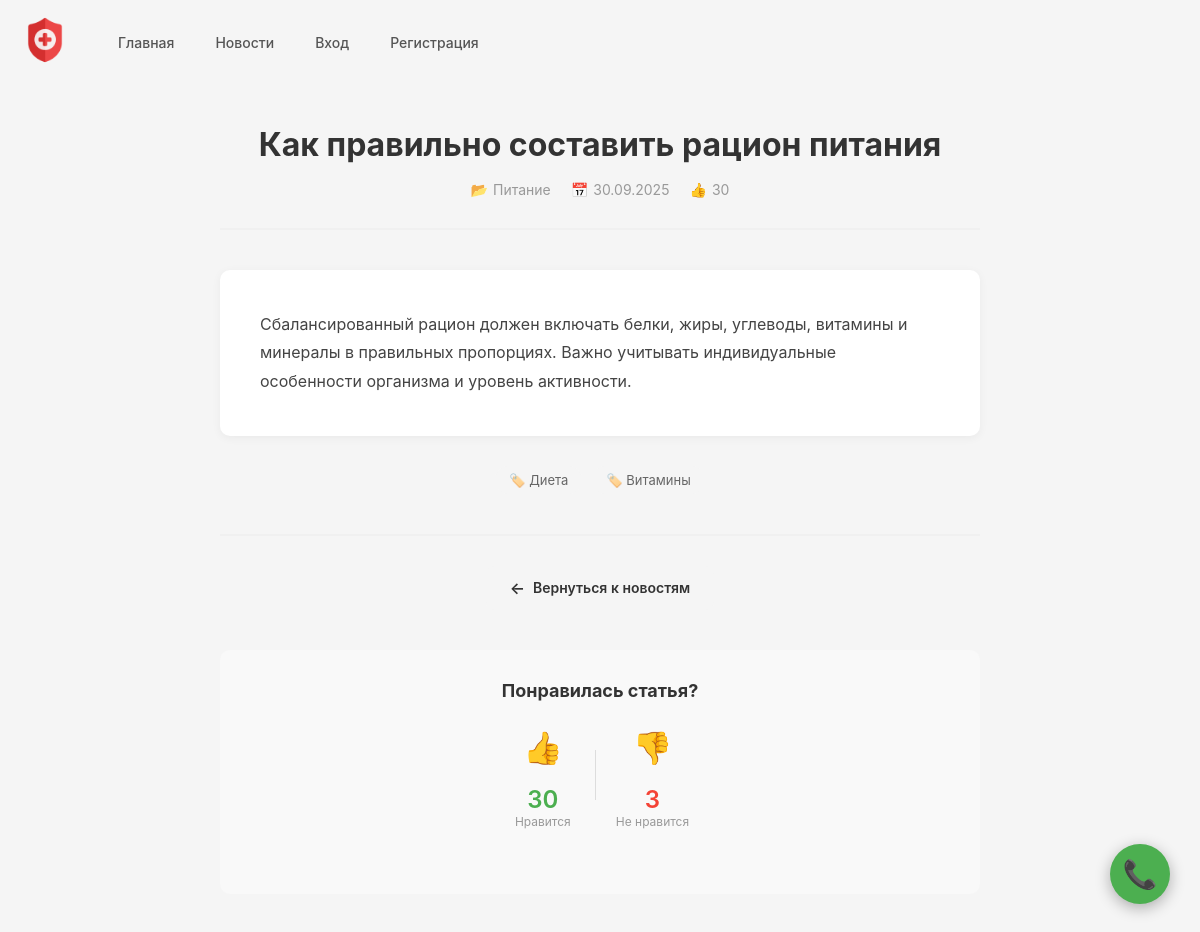
The page /news_elem/proper-diet-plan/ on the database its author committed.
### main/models.py (models this page shows, shortened)
class News(models.Model):
    class Status(models.TextChoices):
        DRAFT = 'draft', 'Черновик'
        PUBLISHED = 'published', 'Опубликовано'
    updated_at = models.DateTimeField(auto_now=True)
    image = models.FileField(verbose_name="Фотография", upload_to='uploads/news/', null=True, blank=True)
    name = models.CharField(verbose_name="Название", max_length=127)
    slug = models.CharField(verbose_name="Слаг", max_length=127)
    description = models.TextField(verbose_name="Название")
    category = models.ForeignKey(Category, verbose_name="Категория", on_delete=models.CASCADE, null=True, blank=True)
    status = models.CharField(
        max_length=127,
        choices=Status.choices,
        default=Status.DRAFT,
        verbose_name="Статус"
    )
    tags = models.ManyToManyField(Tags, verbose_name="Тэги", related_name='news', blank=True)
    objects = models.Manager()
    published = PublishedManager()
    class Meta:
        verbose_name = "Новость"
        verbose_name_plural = "Новости"

class Category(models.Model):
    name = models.CharField(verbose_name="Название", max_length=127)
    slug = models.CharField(verbose_name="Слаг", max_length=127)
    class Meta:
        verbose_name = "Категория"
        verbose_name_plural = "Категории"

class Poll(models.Model):
    news = models.OneToOneField(
        News,
        on_delete=models.CASCADE,
        related_name='poll'
    )
    likes = models.IntegerField(verbose_name="Лайки")
    dislikes = models.IntegerField(verbose_name="Дизлайки")
    class Meta:
        verbose_name = "Опрос"
        verbose_name_plural = "Опросы"

class Tags(models.Model):
    name = models.CharField(verbose_name="Название", max_length=127)
    slug = models.CharField(verbose_name="Слаг", max_length=127)
    class Meta:
        verbose_name = "Тэг"
        verbose_name_plural = "Тэги"

### main/views.py (the view)
# urls.py: path('news_elem/<slug:news_slug>/', NewsDetailView.as_view(), name='news_detail'),
class NewsDetailView(DataMixin, DetailView):
    model = News
    template_name = "news-detail.html"
    context_object_name = 'elem'
    slug_field = 'slug'
    slug_url_kwarg = 'news_slug'
    def get_queryset(self):
        return News.published.all().select_related('poll', 'category').prefetch_related('tags')
    def get_context_data(self, **kwargs):
        context = super().get_context_data(**kwargs)
        news_slug = context['elem'].slug
        session_key = f'poll_vote_{news_slug}'
        current_vote = self.request.session.get(session_key, None)
        context['current_vote'] = current_vote
        return self.get_mixin_context(context, title=context['elem'])

### main/models.py (called while the page is built)
    def get_queryset(self):
        return super().get_queryset().filter(status=News.Status.PUBLISHED)

### shared/utils.py (called while the page is built)
    def get_mixin_context(self, context, **kwargs):
        if 'menu' not in context and 'menu' not in self.extra_context:
            menu = [
                {'title': 'Главная', 'url_name': 'homepage'},
                {'title': 'Новости', 'url_name': 'news'},
            ]
            context['menu'] = menu
        if self.title_page:
            context['title'] = self.title_page
        context.update(self.extra_context)
        context.update(kwargs)
        return context

### main/templates/news-detail.html (shortened to what this page needs)
{% extends "base.html" %}
{% load static %}
{% block styles %}
<link rel="stylesheet" href="{% static 'css/news.css' %}" />
{% endblock styles %}
{% block content %}
<div class="news-detail-container">
    <header class="news-detail-header">
        <h1 class="news-detail-title">{{ elem.name }}</h1>
        <div class="news-detail-meta">
            {% if elem.category %}
            <span class="news-detail-meta-item">
                <span>📂</span>
                <span>{{ elem.category.name }}</span>
            </span>
            {% endif %}
            {% if elem.updated_at %}
            <span class="news-detail-meta-item">
                <span>📅</span>
                <span>{{ elem.updated_at|date:"d.m.Y" }}</span>
            </span>
            {% endif %}
            {% if elem.poll %}
            <span class="news-detail-meta-item">
                <span>👍</span>
                <span>{{ elem.poll.likes }}</span>
            </span>
            {% endif %}
        </div>
    </header>
    <article class="news-detail-content">
        {{ elem.description|safe }}
    </article>
    {% if elem.tags.all %}
    <div class="news-detail-tags" style="margin-top: 30px;">
        <div style="display: flex; flex-wrap: wrap; gap: 10px; justify-content: center;">
            {% for tag in elem.tags.all %}
            <span style="padding: 6px 14px; background: #f5f5f5; border-radius: 15px; font-size: 13px; color: #666;">
                🏷️ {{ tag.name }}
            </span>
            {% endfor %}
        </div>
    </div>
    {% endif %}
    <div class="news-detail-actions">
        <a href="{% url 'news' %}" class="news-back-button">Вернуться к новостям</a>
    </div>
    {% if elem.poll %}
    <div id="poll-container" style="margin-top: 40px; padding: 30px; background: #f9f9f9; border-radius: 10px; text-align: center;">
        <h3 style="margin: 0 0 20px 0; color: #333; font-size: 18px;">Понравилась статья?</h3>
        <div style="display: flex; gap: 20px; justify-content: center; align-items: center;">
            <div style="text-align: center;">
                <button
                    id="like-btn"
                    onclick="vote('like')"
                    class="vote-btn {% if current_vote == 'like' %}vote-btn-active{% endif %}"
                    style="font-size: 32px; margin-bottom: 10px; background: {% if current_vote == 'like' %}#c8e6c9{% else %}none{% endif %}; border: {% if current_vote == 'like' %}2px solid #4CAF50{% else %}none{% endif %}; cursor: pointer; padding: 8px 12px; border-radius: 8px; transition: all 0.2s; transform: {% if current_vote == 'like' %}scale(1.1){% else %}scale(1){% endif %};"
                    title="Нравится">
                    👍
                </button>
                <div id="likes-count" style="font-size: 24px; font-weight: 600; color: #4CAF50;">{{ elem.poll.likes }}</div>
                <div style="font-size: 12px; color: #999;">Нравится</div>
            </div>
            <div style="text-align: center;">
                <button
                    id="dislike-btn"
                    onclick="vote('dislike')"
                    class="vote-btn {% if current_vote == 'dislike' %}vote-btn-active{% endif %}"
                    style="font-size: 32px; margin-bottom: 10px; background: {% if current_vote == 'dislike' %}#ffcdd2{% else %}none{% endif %}; border: {% if current_vote == 'dislike' %}2px solid #f44336{% else %}none{% endif %}; cursor: pointer; padding: 8px 12px; border-radius: 8px; transition: all 0.2s; transform: {% if current_vote == 'dislike' %}scale(1.1){% else %}scale(1){% endif %};"
                    title="Не нравится">
                    👎
                </button>
                <div id="dislikes-count" style="font-size: 24px; font-weight: 600; color: #f44336;">{{ elem.poll.dislikes }}</div>
                <div style="font-size: 12px; color: #999;">Не нравится</div>
            </div>
        </div>
        <div id="poll-message" style="margin-top: 15px; font-size: 14px; color: #666; min-height: 20px;"></div>
    </div>
    {% endif %}
</div>
{% endblock content %}

### shared/static/shared.css (style rules this page uses)
* { margin: 0; padding: 0; box-sizing: border-box; }
body { font-family: -apple-system, BlinkMacSystemFont, 'Segoe UI', Roboto, 'Helvetica Neue', Arial, sans-serif; background: #f5f5f5; color: #333; }

### shared/static/css/news.css (style rules this page uses)
.news-detail-container { max-width: 800px; margin: 0 auto; padding: 40px 20px; }
.news-detail-header { text-align: center; margin-bottom: 40px; padding-bottom: 30px; border-bottom: 2px solid #f0f0f0; }
.news-detail-title { font-size: 32px; font-weight: 700; color: #333; margin: 0 0 15px 0; line-height: 1.3; }
.news-detail-meta { display: flex; justify-content: center; gap: 20px; font-size: 14px; color: #999; }
.news-detail-meta-item { display: flex; align-items: center; gap: 5px; }
.news-detail-content { background: white; border-radius: 10px; padding: 40px; box-shadow: 0 2px 10px rgba(0, 0, 0, 0.05); font-size: 16px; line-height: 1.8; color: #444; }
.news-detail-actions { display: flex; justify-content: center; gap: 15px; margin-top: 40px; padding-top: 30px; border-top: 2px solid #f0f0f0; }
.news-back-button { display: inline-flex; align-items: center; padding: 12px 24px; background: #f5f5f5; color: #333; text-decoration: none; border-radius: 8px; font-size: 14px; font-weight: 600; transition: all 0.2s; }
.news-back-button::before { content: "←"; margin-right: 8px; font-size: 16px; }

### rows shown on the page
News: name "Как правильно составить рацион питания", category.name "Питание", updated_at "30.09.2025", poll.likes "30", description "Сбалансированный рацион должен включать белки, жиры, углеводы, витамины и минералы в правильных пропорциях. Важно учитывать индивидуальные особенности организма и уровень активности.", poll.dislikes "3"
Tags: name "Диета"
Tags: name "Витамины"

### other values the page prints
{{ item.title }} "Главная" "Новости"
